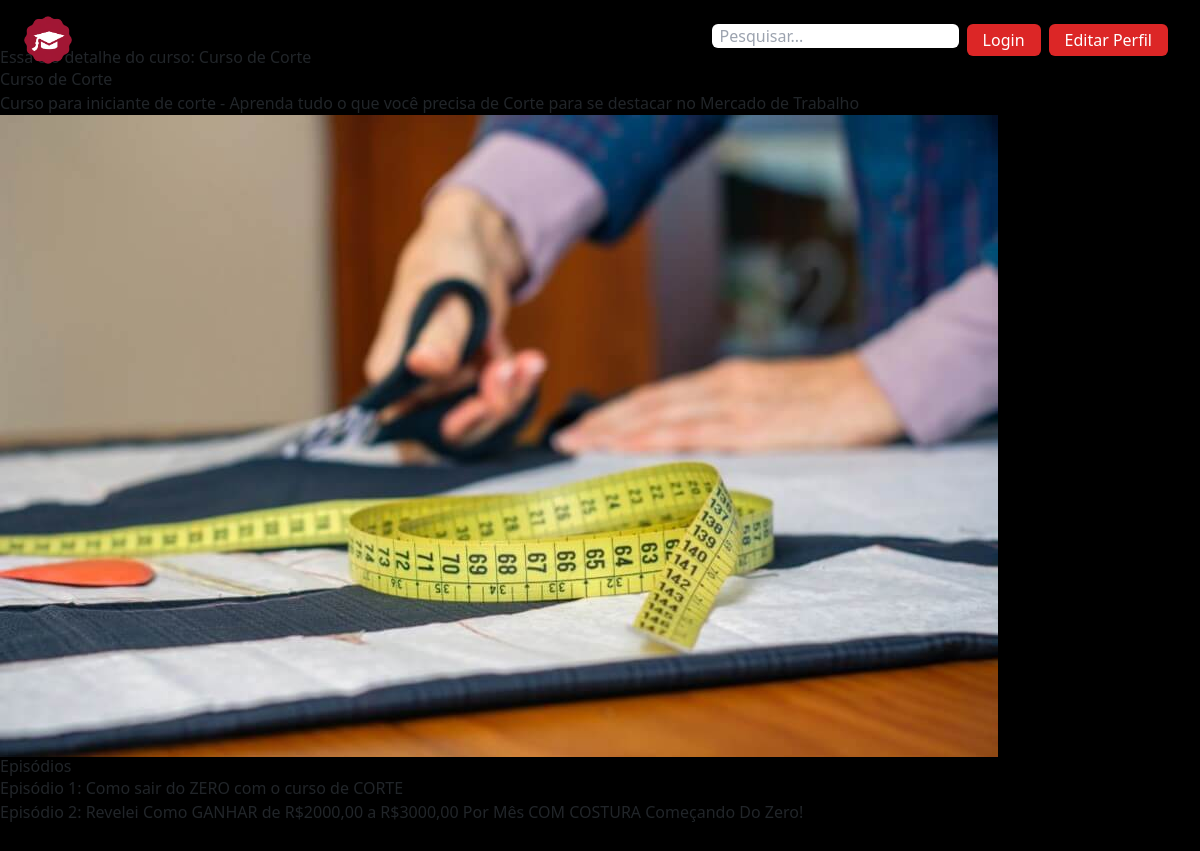
Page /cursos/1 on the committed database.
### curso/models.py (models this page shows, shortened)
class Curso(models.Model):
    titulo = models.CharField(max_length=100)
    thumb = models.ImageField(upload_to='thumb_cursos')
    descricao = models.TextField(max_length=1000)
    categoria = models.CharField(max_length=20, choices=LISTA_CATEGORIAS)
    visualizacoes = models.IntegerField(default=0)
    data_criacao = models.DateTimeField(default=timezone.now)
    def __str__(self):
        return self.titulo

class Episodio(models.Model):
    curso = models.ForeignKey('Curso', related_name='episodios', on_delete=models.CASCADE)
    titulo = models.CharField(max_length=100)
    video = models.URLField()

### curso/views.py (the view)
# urls.py: path('cursos/<int:pk>', Detalhescurso.as_view(), name='detalhescurso'),
class Detalhescurso(DetailView):
    template_name = 'detalhescurso.html'
    model = Curso

### curso/templates/detalhescurso.html (shortened to what this page needs)
{% extends 'base.html' %}
{% block content %}
<div class="py-12">
    <h1>Essa é o detalhe do curso: {{ object.titulo }}</h1>
    <p>{{ object }}</p>
    <p>{{ object.descricao }}</p>
    <img src="{{ object.thumb.url }}">
        <h2>Episódios</h2>
        {% for episodio in object.episodios.all %}
        <a href="{{ episodio.video }}">
            <p>Episódio {{ forloop.counter}}: {{ episodio.titulo}}</p>
        </a>
        {% endfor %}
</div>
{% endblock %}

### rows in the picture
Curso: titulo "Curso de Corte", descricao "Curso para iniciante de corte - Aprenda tudo o que você precisa de Corte para se destacar no Mercado de Trabalho", thumb (picture)
Episodio: titulo "Como sair do ZERO com o curso de CORTE"
Episodio: titulo "Revelei Como GANHAR de R$2000,00 a R$3000,00 Por Mês COM COSTURA Começando Do Zero!"
